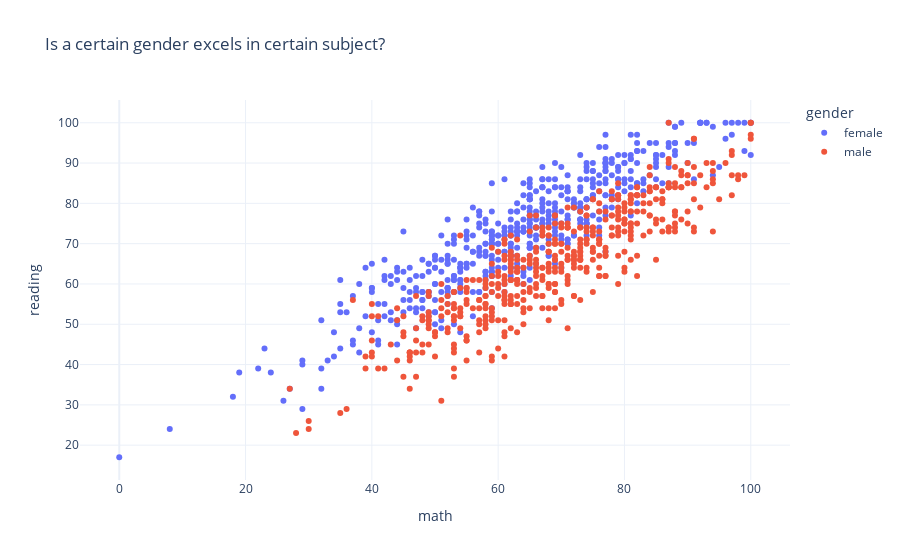

The notebook cell saved with this chart:
### Code cell
fig = px.scatter(df,
                 x='math',
                 y='reading', 
                 color ='gender',
                 template='plotly_white',
                 title="Is a certain gender excels in certain subject?")
fig.show()

### Figure 1 — Plotly figure (JSON) as saved in the notebook; plotly's stock layout.template omitted (floating-point values rounded to 4 significant figures; data arrays with more than 128 entries replaced by an {"elided": "..."} marker saying what was removed)
{"data": [{"hovertemplate": "gender=female<br>math=%{x}<br>reading=%{y}<extra></extra>", "legendgroup": "female", "marker": {"color": "#636efa", "symbol": "circle"}, "mode": "markers", "name": "female", "orientation": "v", "showlegend": true, "type": "scatter", "x": {"elided": "518 int values"}, "xaxis": "x", "y": {"elided": "518 int values"}, "yaxis": "y"}, {"hovertemplate": "gender=male<br>math=%{x}<br>reading=%{y}<extra></extra>", "legendgroup": "male", "marker": {"color": "#EF553B", "symbol": "circle"}, "mode": "markers", "name": "male", "orientation": "v", "showlegend": true, "type": "scatter", "x": {"elided": "482 int values"}, "xaxis": "x", "y": {"elided": "482 int values"}, "yaxis": "y"}], "layout": {"legend": {"title": {"text": "gender"}, "tracegroupgap": 0}, "title": {"text": "Is a certain gender excels in certain subject?"}, "xaxis": {"anchor": "y", "domain": [0, 1], "title": {"text": "math"}}, "yaxis": {"anchor": "x", "domain": [0, 1], "title": {"text": "reading"}}}}
